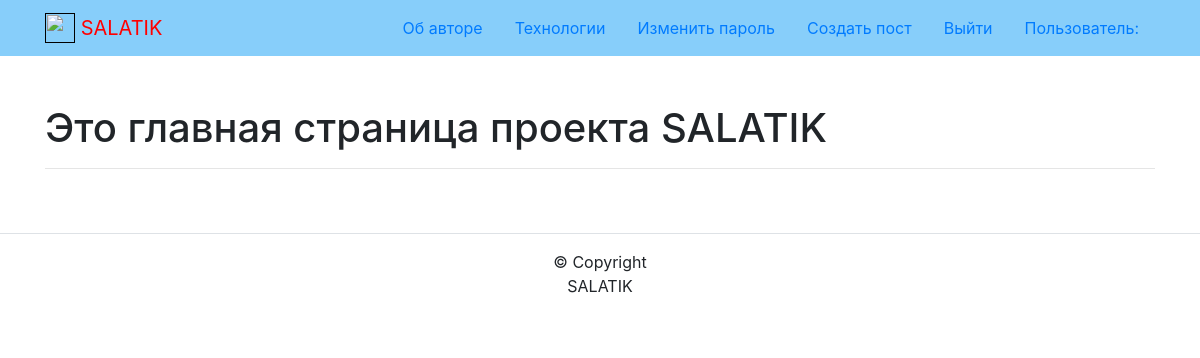
Before: / with the older database file.
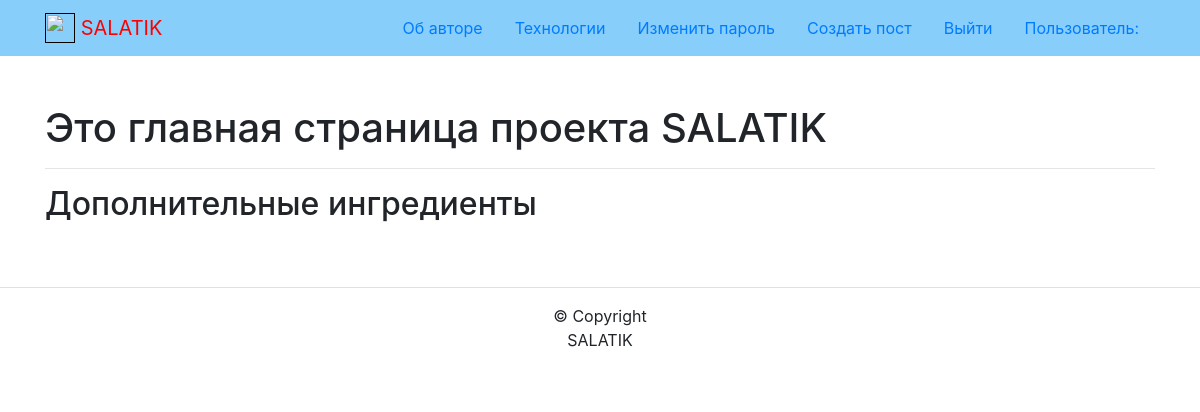
After: the same page with the newer database file.
### core/models.py (models this page shows, shortened)
class IngredientType(models.Model):
    name = models.CharField(max_length=255)
    slug = models.SlugField(max_length=255, unique=True, blank=True)
    is_available = models.BooleanField(default=True)
    created_at = models.DateTimeField(auto_now_add=True)
    updated_at = models.DateTimeField(auto_now=True)
    class Meta:
        verbose_name = 'Тип ингредиента'
        verbose_name_plural = 'Типы ингредиентов'

### core/views.py (the view)
# urls.py: path('', ingredient_list, name='ingredient_list'),
def ingredient_list(request):
    ingredient_types = IngredientType.objects.all()
    ingredient_dict = {}
    for ingredient_type in ingredient_types:
        ingredients = Ingredient.objects.filter(type=ingredient_type)
        ingredient_dict[ingredient_type] = ingredients
    return render(request, 'index.html', {'ingredient_dict': ingredient_dict})

### templates/index.html (shortened to what this page needs)
{% extends "base.html" %}
{% block content %}
<h1>Это главная страница проекта SALATIK</h1>
<hr>
{% load cache %}
{% cache 20 index_page request.user.username %}
{% for ingredient_type, ingredients in ingredient_dict.items %}
    <h2>{{ ingredient_type.name }}</h2>
{% endfor %}
{% endcache %}
{% endblock %}

### templates/base.html (shortened to what this page needs)
<!DOCTYPE html>
<html lang="ru">
  <head>
    {% load static %}
    <link rel="stylesheet" href="{% static 'css/bootstrap.min.css' %}">
    <link rel="stylesheet" href="{% static 'css/bootstrap.min.css' %}">
  </head>
  <body>
    <header>
      {% include 'includes/header.html' %}
    </header>
    <main>
      <div class="container py-5">
        {% block content %}
        {% endblock %}
      </div>
    </main>
    <footer>
      {% include 'includes/footer.html' %}
    </footer>
  </body>
</html>

### templates/includes/header.html (shortened to what this page needs)
{% load static %}
<header>
  <nav class="navbar navbar-light" style="background-color: lightskyblue">
    <div class="container">
      <a class="navbar-brand" href="">
        <img src="{% static 'img/logo.png' %}" width="30" height="30" class="d-inline-block align-top" alt="">
        <span style="color:red">SALATIK
      </a>
      <ul class="nav nav-pills">
        <li class="nav-item">
          <a class="nav-link" href="">Об авторе</a>
        </li>
        <li class="nav-item">
          <a class="nav-link" href="">Технологии</a>
        </li>
        <li class="nav-item">
          <a class="nav-link link-light" href="">Изменить пароль</a>
        </li>
        <li class="nav-item">
          <a class="nav-link link-light" href="">Создать пост</a>
        </li>
        <li class="nav-item">
          <a class="nav-link link-light" href="">Выйти</a>
        </li>
        <li class="nav-item">
          <a class="nav-link link-light" href="">Пользователь:</a>
        </li>
      </ul>
    </div>
  </nav>
</header>

### templates/includes/footer.html
<footer class="page-footer font-small blue border-top">
    <div class="footer-copyright text-center py-3">© {{ year }} Copyright
      <p>SALATIK</p>
    </div>
  </footer>

Changed rows visible on the page:
added IngredientType: name "Дополнительные ингредиенты"
